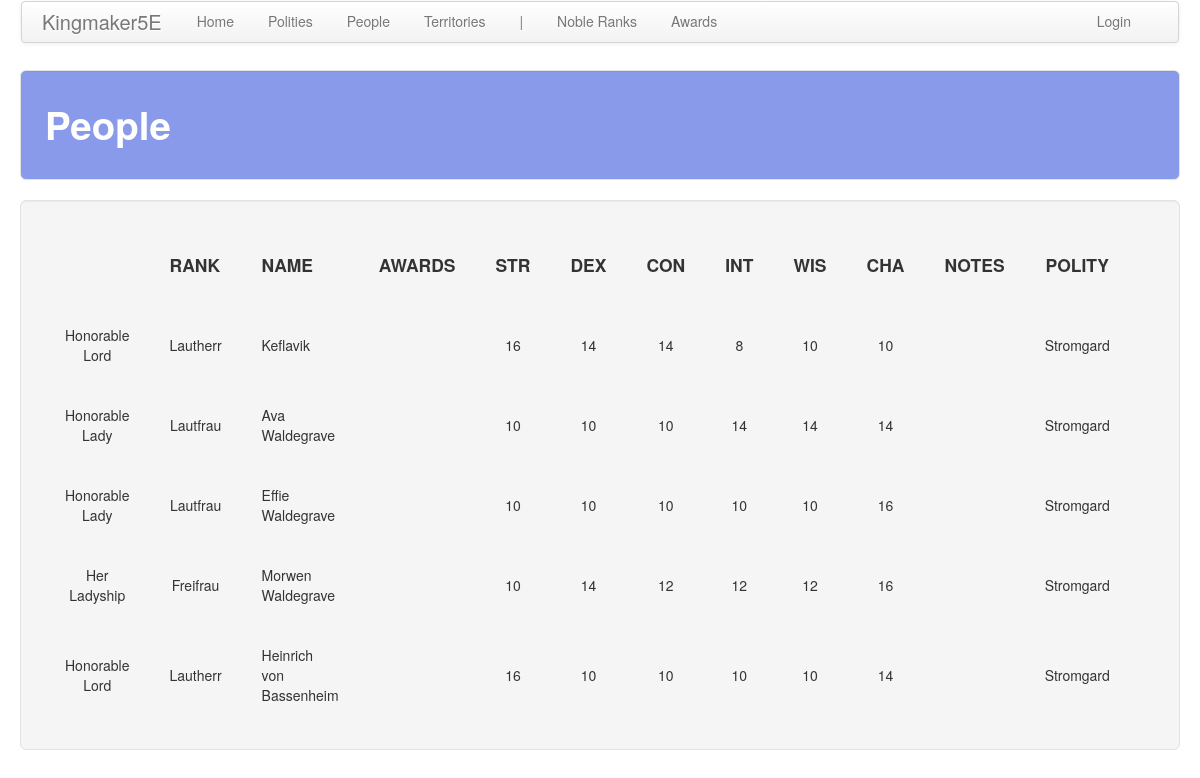
The page /people/ on the database its author committed.
### people/models.py (models this page shows, shortened)
class Person(models.Model):
    first_name = models.CharField(max_length=default_max_length)
    middle_name = models.CharField(max_length=default_max_length, blank=True)
    last_name = models.CharField(max_length=default_max_length, blank=True)
    gender = models.ForeignKey(
        Gender, on_delete=models.CASCADE, related_name='person', related_query_name='person')
    noble_rank = models.ForeignKey(
        NobleRank, on_delete=models.CASCADE, related_name='person', related_query_name='person',
        blank=True, null=True
    )
    awards = models.ManyToManyField(
        Award, blank=True,
        related_name='person', related_query_name='person',
    )
    str = models.IntegerField(default=10)
    dex = models.IntegerField(default=10)
    con = models.IntegerField(default=10)
    int = models.IntegerField(default=10)
    wis = models.IntegerField(default=10)
    cha = models.IntegerField(default=10)
    notes = models.TextField(blank=True)
    polity = models.ForeignKey(
        'polity.Polity', on_delete=models.CASCADE,
        related_name='person', related_query_name='person'
    )

class NobleRank(models.Model):
    rank = models.CharField(max_length=default_max_length)
    male_title = models.CharField(max_length=default_max_length)
    female_title = models.CharField(max_length=default_max_length)
    male_honorific = models.CharField(max_length=default_max_length)
    female_honorific = models.CharField(max_length=default_max_length)
    desc = models.TextField(blank=True)

### polity/models.py (models this page shows, shortened)
class Polity(models.Model):
    name = models.CharField(max_length=default_max_length)
    desc = models.TextField(default="", blank=True)

### people/views.py (the view)
# urls.py: path('', views.people, name='people'),
def people(request):
    return show_all_items(
        request, app_name, a_obj, a_plural, sort='last_name', sort_2='first_name'
    )

### common/__init__.py (called while the page is built)
def show_all_items(request, app_name, obj, obj_plural, sort=None, sort_2=None, sort_3=None):
    obj_plural = obj_plural.replace(' ', '_')
    if sort is None:
        items = obj.objects.all()
    elif sort_2 is None:
        items = obj.objects.order_by(sort)
    elif sort_3 is None:
        items = obj.objects.order_by(sort, sort_2)
    else:
        items = obj.objects.order_by(sort, sort_2, sort_3)
    return render(
        request, '%s/%s.html' % (app_name, obj_plural),
        {'title': obj_plural.capitalize(), obj_plural: items}
    )

### people/templates/people/people.html (shortened to what this page needs)
<!DOCTYPE html>
{% extends 'people/base.html' %}
{% block table_header %}
    <th class="th_ccell"><h4></h4></th>
    <th class="th_lcell"><h4>RANK</h4></th>
    <th class="th_lcell"><h4>NAME</h4></th>
    <th class="th_lcell"><h4>AWARDS</h4></th>
    <th class="th_ccell"><h4>STR</h4></th>
    <th class="th_ccell"><h4>DEX</h4></th>
    <th class="th_ccell"><h4>CON</h4></th>
    <th class="th_ccell"><h4>INT</h4></th>
    <th class="th_ccell"><h4>WIS</h4></th>
    <th class="th_ccell"><h4>CHA</h4></th>
    <th class="th_ccell"><h4>NOTES</h4></th>
    <th class="th_ccell"><h4>POLITY</h4></th>
    <th class="th_ccell"><h4></h4></th>
{% endblock %}
{% block table_body %}
    {% for person in people %}
        <tr>
            <td class="tb_ccell">
                {% if person.noble_rank is not None %}
                    {% if person.gender.name == "Female" %}
                        {{ person.noble_rank.female_honorific }}
                    {% else %}
                        {{ person.noble_rank.male_honorific }}
                    {% endif %}
                {% endif %}
            </td>
            <td class="tb_ccell">
                {% if person.noble_rank is not None %}
                    {% if person.gender.name == "Female" %}
                        {{ person.noble_rank.female_title }}
                    {% else %}
                        {{ person.noble_rank.male_title }}
                    {% endif %}
                {% endif %}
            </td>
            <td class="tb_lcell">
                {{ person.first_name }} {{ person.last_name }}
            </td>
            <td class="tb_ccell">{{ person.awards.all|join:", " }}</td>
            <td class="tb_ccell">{{ person.str }}</td>
            <td class="tb_ccell">{{ person.dex }}</td>
            <td class="tb_ccell">{{ person.con }}</td>
            <td class="tb_ccell">{{ person.int }}</td>
            <td class="tb_ccell">{{ person.wis }}</td>
            <td class="tb_ccell">{{ person.cha }}</td>
            <td class="tb_lcell">{{ person.notes }}</td>
            <td class="tb_lcell">{{ person.polity.name }}</td>
            <td class="tb_ccell">
            </td>
        </tr>
    {% endfor %}
{% endblock %}

### people/templates/people/base.html
<!DOCTYPE html>
{% extends 'table.html' %}
{% block subnav_items %}
<li class="disabled"><a href="#">|</a></li>
<li role="presentation"><a href="{% url 'people:noble_ranks' %}">
    Noble Ranks
</a></li>
<li role="presentation"><a href="{% url 'people:awards' %}">
    Awards
</a></li>
{% endblock %}

### templates/table.html (shortened to what this page needs)
<!DOCTYPE html>
{% extends 'base.html' %}
{% block content %}
    <div class="well well-large">
        <table>
            <thead>
            <tr>
                {% block table_header %}
                {% endblock %}
            </tr>
            </thead>
            <tbody>
                {% block table_body %}
                {% endblock %}
            </tbody>
        </table>
    </div>
{% endblock %}

### templates/base.html (shortened to what this page needs)
<!DOCTYPE html>
{% load staticfiles %}
<html lang="en">
<head>
    <link rel="stylesheet" href="//maxcdn.bootstrapcdn.com/bootstrap/3.2.0/css/bootstrap.min.css">
    <link href="/static/css/bootstrap.min.css" rel="stylesheet" media="screen">
    <link href="/static/css/bootstrap-responsive.min.css" rel="stylesheet">
    <link rel="stylesheet" href="{% static 'css/custom.css' %}">
</head>
<body>
    <div class="container-fluid">
        <div class="navbar">
            <div class="navbar-inner">
                <a class="brand">Kingmaker5E</a>
                <ul class="nav nav-pills">
                    <li role="presentation"><a href="{% url 'core:home' %}">Home</a></li>
                    <li role="presentation"><a href="{% url 'polity:polities' %}">Polities</a></li>
                    <li role="presentation"><a href="{% url 'people:people' %}">People</a></li>
                    <li role="presentation">
                        <a href="{% url 'territory:territories' %}">
                            Territories
                        </a>
                    </li>
                    {% block subnav_items %}{% endblock %}
                </ul>
                <ul class="nav nav-pills navbar-right">
                    <li role="presentation">
                        {% if user.is_authenticated %}
                            <a href="{% url 'logout' %}">Logout</a>
                        {% else %}
                            <a href="{% url 'login' %}">Login</a>
                        {% endif %}
                    </li>
                </ul>
            </div>
        </div>
        <div class="well well-large" style="background-color: #899AEB;">
            <h1 style="color: #ffffff;">{{ title }}</h1>
        </div>
        {% block content %}
        {% endblock %}
    </div>
</body>
</html>

### static/css/custom.css (style rules this page uses)
.th_ccell { text-align: center; padding: 20px 20px 20px 20px; }
.th_lcell { text-align: left; padding: 20px 20px 20px 20px; }
.tb_ccell { text-align: center; padding: 20px 20px 20px 20px; }
.tb_lcell { text-align: left; padding: 20px 20px 20px 20px; }

### rows shown on the page
Person: noble_rank.male_honorific "Honorable Lord", noble_rank.male_title "Lautherr", first_name "Keflavik", str "16", dex "14", con "14", int "8", wis "10", cha "10", polity.name "Stromgard"
Person: noble_rank.female_honorific "Honorable Lady", noble_rank.female_title "Lautfrau", first_name "Ava", last_name "Waldegrave", str "10", dex "10", con "10", int "14", wis "14", cha "14", polity.name "Stromgard"
Person: noble_rank.female_honorific "Honorable Lady", noble_rank.female_title "Lautfrau", first_name "Effie", last_name "Waldegrave", str "10", dex "10", con "10", int "10", wis "10", cha "16", polity.name "Stromgard"
Person: noble_rank.female_honorific "Her Ladyship", noble_rank.female_title "Freifrau", first_name "Morwen", last_name "Waldegrave", str "10", dex "14", con "12", int "12", wis "12", cha "16", polity.name "Stromgard"
Person: noble_rank.male_honorific "Honorable Lord", noble_rank.male_title "Lautherr", first_name "Heinrich", last_name "von Bassenheim", str "16", dex "10", con "10", int "10", wis "10", cha "14", polity.name "Stromgard"

### other values the page prints
{{ title }} "People"
